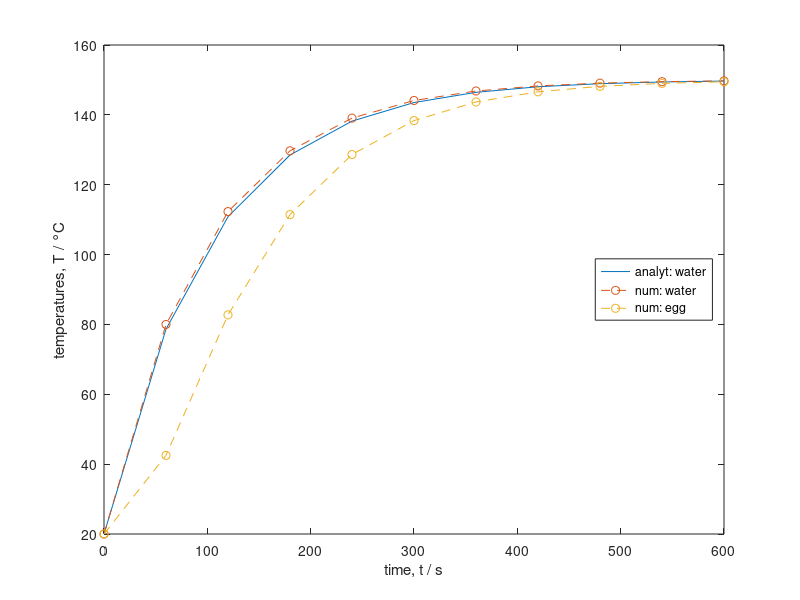

The MATLAB source for this figure:
% prepare workspace
clear all
close all
clc
format short

% physical parameters
tau_w = 100;
tau_e = 50;
Tw_inf = 150;
Tw_inf_real = 100;
Ta = 20;

% numerical parameters
dt = 60  % time step (s)
tend = 600;  % final time (s)
t = 0:dt:tend;  % time vector (s)
method = 'Heun'
clip = 0

% analytical solution
Tw_analyt = Tw_inf + (Ta - Tw_inf)*exp(-t/tau_w);

% discretize time and temperatures
imax = tend/dt;
T = zeros(size(t,2), 2);

% initialize temperatures
T(1,1) = Ta;
T(1,2) = Ta;

% define ratio of time step and time constant
h_w = dt/tau_w
h_e = dt/tau_e

% integrate differential equations numerically
for i=1:imax
    
    switch method
        case 'Euler'
            % Euler's method
            % water temperature (index 1)
            T(i+1, 1) = (1 - h_w)*T(i, 1) + h_w*Tw_inf;
            
            % clip maximum water temperature to realistic value
            if clip & T(i+1, 1) > Tw_inf_real
                T(i+1, 1) = Tw_inf_real;
                Tw_analyt(i+1) = Tw_inf_real;
            end                
    
            % egg temperature (index 2)
            T(i+1, 2) = (1 - h_e)*T(i, 2) + h_e*T(i, 1);
            
        case 'Heun'
            % Heun's or trapezium method
            % water temperature (index 1)
            T(i+1, 1) = (1-0.5*h_w)/(1+0.5*h_w)*T(i, 1) + h_w/(1+0.5*h_w)*Tw_inf;
            
            % clip maximum water temperature to realistic value
            if clip & T(i+1, 1) > Tw_inf_real
                T(i+1, 1) = Tw_inf_real;
                Tw_analyt(i+1) = Tw_inf_real;
            end 
            
            T(i+1, 2) = (1-0.5*h_e)/(1+0.5*h_e)*T(i, 2)...
                      + h_e/(1+0.5*h_e)*(T(i, 1) + T(i+1, 1))/2;
    end
end

% plot temperature profile and error
figure(1);
plot(t, Tw_analyt, '-', t, T, 'o--');
xlabel('time, t / s')
ylabel('temperatures, T / °C')
legend('analyt: water', 'num: water', 'num: egg', 'Location','east')